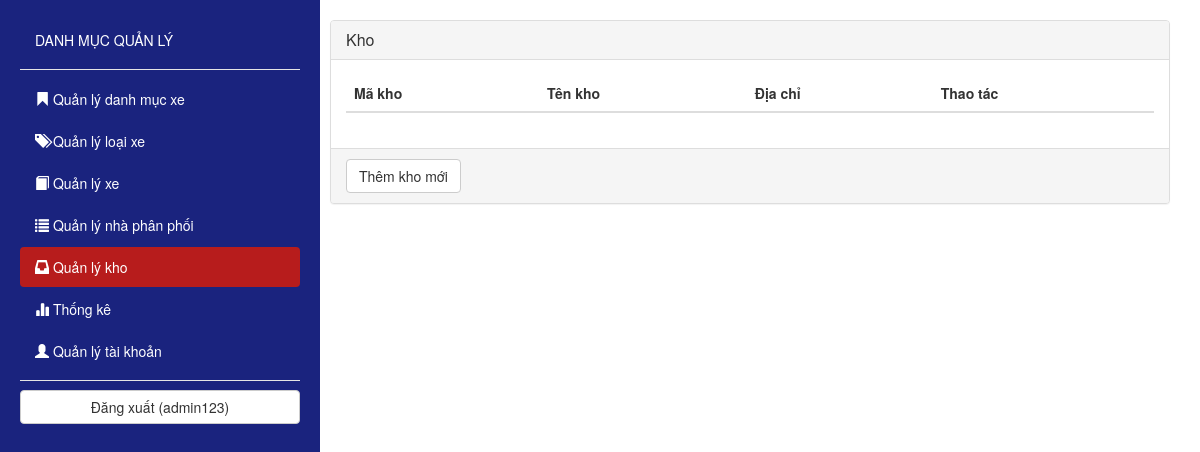
Page /admin.php?c=Kho&act=QuanLy (signed in) on the earlier database version.
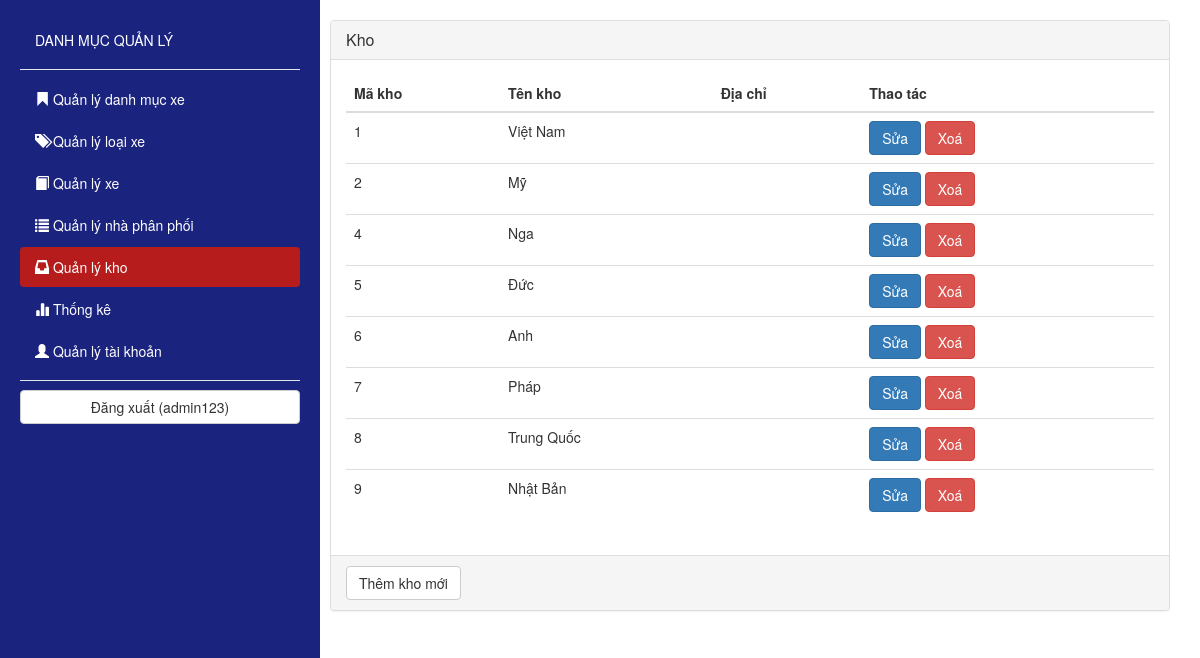
Same page on the later database version.
### tables this page shows
CREATE TABLE `kho` (
  `MAKHO` int(11) NOT NULL,
  `TENKHO` varchar(100) DEFAULT NULL,
  `DIACHI` varchar(200) DEFAULT NULL
);

### Controller/Kho/QuanLy.php (called while the page is built)
<?php
	include_once("Model/Kho.php");
	$nxb = new Kho();
	$result = $nxb->LayKho();
	include_once("View/Kho/QuanLy.php");
?>

### Model/Kho.php (called while the page is built, shortened)
<?php
	include_once("DataProvider.php");
	class Kho
	{
		private $cn;
		function __construct(){
			$this->cn = new DataProvider();
		}
		function LayKho(){
			$sql = "SELECT * FROM KHO";
			return $this->cn->FetchAll($sql);
		}
	}
?>

### Model/DataProvider.php (called while the page is built, shortened)
<?php
class DataProvider
{
	private $link;
	function __construct()
	{
		$this->link=mysqli_connect("localhost","root","","car_showroom_3");
	}
	function ExecuteQuery($sql)
	{
		mysqli_query($this->link,"set names 'utf8'");
		return mysqli_query($this->link, $sql);
	}
	function FetchAll($sql)
	{
		$result=$this->ExecuteQuery($sql);
		$arr=array();
		while($row=mysqli_fetch_assoc($result))
		{
			$arr[]=$row;
		}
		return $arr;
	}
}
?>

### View/Kho/QuanLy.php (the view)
<div class="panel panel-default">
	<div class="panel-heading">
		<h3 class="panel-title">Kho</h3>
	</div>
	<div class="panel-body">
		<div class="table-responsive">
			<table class="table table-hover">
				<thead>
					<tr>
						<th>Mã kho</th><th>Tên kho</th><th>Địa chỉ</th><th>Thao tác</th>
					</tr>
				</thead>
				<tbody>
					<?php
						foreach ($result as $row) {
							$item = <<< EOD
								<tr>
									<td>{$row['MAKHO']}</td>
									<td>{$row['TENKHO']}</td>
									<td>{$row['DIACHI']}</td>
									<td>
										<a href="admin.php?c=Kho&act=Sua&manxb={$row['MAKHO']}" class="btn btn-primary">Sửa</a>
										<a href="admin.php?c=Kho&act=Xoa&manxb={$row['MAKHO']}" class="btn btn-danger">Xoá</a>
									</td>
								</tr>
EOD;
							echo $item;
						}
					?>
				</tbody>
			</table>
		</div>
	</div>
	<div class="panel-footer">
		<a href="admin.php?c=Kho&act=TaoMoi" class="btn btn-default">Thêm kho mới</a>
	</div>
</div>

### admin.php (shortened to what this page needs)
<!DOCTYPE html>
<html>
<head>
	<link rel="stylesheet" href="lib/bootstrap-3.3.7-dist/css/bootstrap.min.css"/>
	<link rel="stylesheet" href="lib/selectize/selectize.default.css"/>
	<link rel="stylesheet" href="lib/selectize/selectize.bootstrap3.css"/>
	<link rel="stylesheet" href="lib/jquery-ui-1.12.1.custom/jquery-ui.min.css">
</head>
<body>
	<?php
		if(!isset($_SESSION['TaiKhoan_QL'])):
			include_once("Controller/TaiKhoan/DangNhap.php");
		else:
	?>
	<div>
		<div class="col-md-3">
			<div class="sidebar" data-spy="affix">
				<ul class="nav nav-pills nav-stacked" >
					<li class="title"><a href="#">DANH MỤC QUẢN LÝ</a></li>
					<li class="nav-divider"></li>
					<li <?php if((isset($_REQUEST['c']) && $_REQUEST['c'] == 'DanhMuc') || !isset($_REQUEST['c'])) echo "class='select'"; ?> ><a href='admin.php?c=DanhMuc&act=QuanLy'><span class="glyphicon glyphicon-bookmark" aria-hidden="true"></span> Quản lý danh mục xe</a></li>
					<li <?php if(isset($_REQUEST['c']) && $_REQUEST['c'] == 'LoaiXe') echo "class='select'"; ?> ><a href='admin.php?c=LoaiXe&act=QuanLy'><span class="glyphicon glyphicon-tags" aria-hidden="true"></span> Quản lý loại xe</a></li>
					<li <?php if(isset($_REQUEST['c']) && $_REQUEST['c'] == 'Xe') echo "class='select'"; ?> ><a href='admin.php?c=Xe&act=QuanLy'><span class="glyphicon glyphicon-book" aria-hidden="true"></span> Quản lý xe</a></li>
					<li <?php if(isset($_REQUEST['c']) && $_REQUEST['c'] == 'NhaPhanPhoi') echo "class='select'"; ?> ><a href='admin.php?c=NhaPhanPhoi&act=QuanLy'><span class="glyphicon glyphicon-list" aria-hidden="true"></span> Quản lý nhà phân phối</a></li>
					<li <?php if(isset($_REQUEST['c']) && $_REQUEST['c'] == 'Kho') echo "class='select'"; ?> ><a href='admin.php?c=Kho&act=QuanLy'><span class="glyphicon glyphicon-inbox" aria-hidden="true"></span> Quản lý kho</a></li>
					<li <?php if(isset($_REQUEST['c']) && $_REQUEST['c'] == 'ThongKe') echo "class='select'"; ?> ><a href='admin.php?c=ThongKe&act=ThongKe'><span class="glyphicon glyphicon-stats" aria-hidden="true"></span> Thống kê</a></li>
					<li <?php if(isset($_REQUEST['c']) && $_REQUEST['c'] == 'TaiKhoan') echo "class='select'"; ?> ><a href='admin.php?c=TaiKhoan&act=QuanLy'><span class="glyphicon glyphicon-user" aria-hidden="true"></span> Quản lý tài khoản</a></li>
					<li class="nav-divider"></li>
				</ul>
				<a href="admin.php?c=TaiKhoan&act=DangXuat" class="btn btn-default btn-block">Đăng xuất (<?php echo $_SESSION['TaiKhoan_QL']['TENTK']; ?>)</a>
			</div>
		</div>
		<div class="col-md-9">
			<div class="container-fluid content">
				<?php
					if(isset($_SESSION['TaiKhoan_QL']))
					{
						if(isset($_REQUEST['c']) && isset($_REQUEST['act']))
						{
							include_once("Controller/".$_REQUEST['c']."/".$_REQUEST['act'].".php");
						}
						else
						{
							include_once("Controller/DanhMuc/QuanLy.php");
						}
					}
					else
					{
						echo "<script>alert('Bạn chưa đăng nhập');</script>";
					}
				?>
			</div>
		</div>
	</div>
	<?php
		endif;
	?>
</body>
</html>

### admin.php (style rules this page uses)
.col-md-3 { padding-left: 0px; padding-right: 0px; }
.sidebar { min-height: 100%; width: 320px; padding: 20px; background-color: #1A237E; }
.content { margin-top: 20px; }
.sidebar ul li a { color: white; }
.sidebar ul li.select a { background-color: #B71C1C; }

Differences in the rows shown:
added kho: MAKHO "1", TENKHO "Việt Nam"
added kho: MAKHO "2", TENKHO "Mỹ"
added kho: MAKHO "4", TENKHO "Nga"
added kho: MAKHO "5", TENKHO "Đức"
added kho: MAKHO "6", TENKHO "Anh"
added kho: MAKHO "7", TENKHO "Pháp"
added kho: MAKHO "8", TENKHO "Trung Quốc"
added kho: MAKHO "9", TENKHO "Nhật Bản"
